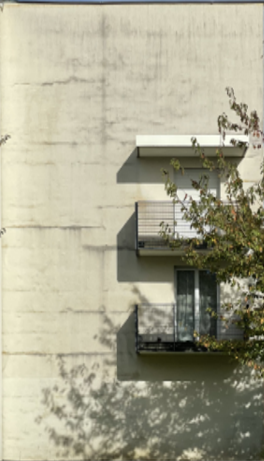
#> input picture Chunyu/无人机任务优化/target.png, 264 x 461 px, found by its file name
$ python test.py
#> lines starting #> are read from the running program, lines starting #| are printed output that depends on the picture
### Projet_chunyu/无人机任务优化/extraction.py
# grid_selection.py
import matplotlib.pyplot as plt
import matplotlib.patches as patches
import numpy as np
from PIL import Image

def select_grid_areas(image_path, M, N):
    """
    Select grid areas using mouse clicks and keyboard inputs.

    Parameters:
    - image_path (str): Path to the image file
    - M (int): Number of rows to divide the image into
    - N (int): Number of columns to divide the image into

    Returns:
    - (list, list, list): Returns lists of obstacle locations, charging stations, scan areas, and free flight zones
    """
#> called with image_path = 'D:\\Python程序\\无人机任务优化\\target.png', M = 4, N = 9
    # Load the image
    image = Image.open(image_path)
#> image is the input picture: PIL image 264x461 RGBA; mean R, G, B, A 169.1, 166.3, 144, 255

    # Initialize sets for different areas
    C = [(i, j) for i in range(M) for j in range(N)]  # Set of all grid points
    Obstacles = []  # Obstacle positions
    C_stations = []  # Charging station positions
    S = []  # Scan area positions
    F = C[:]  # Free flight zones (initially all points, updated later based on obstacles)

    # Global variable to track the current selection type: 1=Obstacle, 2=Charging Station, 3=Scan Area
    current_selection = 1  # Default is Obstacle

    # Create figure and axes for the image display
    fig, ax = plt.subplots()

    # [44 lines left out: function on_click, not called in this run]

    def draw_grid():
        """Draw the image and grid with the current selections."""
        ax.clear()  # Clear the previous image
        ax.imshow(image)  # Display the image

        # Draw M rows and N columns grid
        grid_width = image.width / M
#> grid_width = 66
        grid_height = image.height / N
#> grid_height = 51.22
        for i in range(M):
            for j in range(N):
                rect = patches.Rectangle((j * grid_width, i * grid_height), grid_width, grid_height, linewidth=1, edgecolor='black', facecolor='none')
                ax.add_patch(rect)

        # Draw free flight zones
        for (col, row) in F:
            rect = patches.Rectangle((col * grid_width, (N - row - 1) * grid_height), grid_width, grid_height, linewidth=2, edgecolor='green', facecolor='green', alpha=0.5)
            ax.add_patch(rect)

        # Draw obstacles
        for (col, row) in Obstacles:
            rect = patches.Rectangle((col * grid_width, (N - row - 1) * grid_height), grid_width, grid_height, linewidth=2, edgecolor='red', facecolor='red', alpha=0.5)
            ax.add_patch(rect)

        # Draw charging stations
        for (col, row) in C_stations:
            rect = patches.Rectangle((col * grid_width, (N - row - 1) * grid_height), grid_width, grid_height, linewidth=2, edgecolor='blue', facecolor='blue', alpha=0.5)
            ax.add_patch(rect)

        # Draw scan areas with a capital 'S' in the center of each grid cell
        for (col, row) in S:
            ax.text(col * grid_width + grid_width / 2, (N - row - 1) * grid_height + grid_height / 2, 'S',
                    color='white', fontsize=20, ha='center', va='center', fontweight='bold')

        plt.draw()  # Use draw instead of show to refresh the image

    # [21 lines left out: function on_key, not called in this run]

    # Draw the initial image and grid
    draw_grid()

    # Connect mouse click and keyboard events to their respective handlers
    fig.canvas.mpl_connect('button_press_event', on_click)
    fig.canvas.mpl_connect('key_press_event', on_key)

    # Display the image and wait for user interaction
    plt.show()
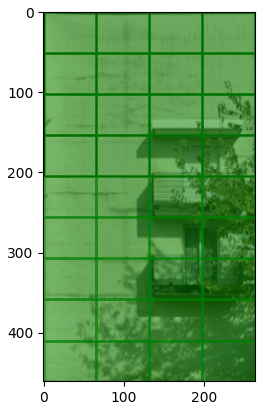
#> figure drawn by matplotlib, 1 panel

    # Return the lists of obstacle positions, charging stations, scan areas, and free flight zones
    return C_stations, S, F

### Projet_chunyu/无人机任务优化/mathematical_model.py
from gurobipy import Model, GRB, quicksum
import numpy as np

from extraction import select_grid_areas
from visualization import visualize_solution

# 将实际参数转化为模型参数
def build_model(wall_width, wall_height, camera_parameter, wall_distance, drone_speed, e_profiling, image_path):

    photo_width, photo_height = camera_parameter[0] * wall_distance, camera_parameter[1] * wall_distance
    M, N = (np.ceil(wall_width / photo_width)).astype(int), (np.ceil(wall_height / photo_height)).astype(int)
    C_stations, S, F = select_grid_areas(image_path, M, N)

    # energy and time consumption for each movement
    e_movement = {}
    t_movement = {}
    for (i, j) in F:
        e_movement[(i, j, i, j)] = 0
        t_movement[(i, j, i, j)] = 0
        # Right movement
        if (i + 1, j) in F:
            e_movement[(i, j, i + 1, j)], t_movement[(i, j, i + 1, j)] = photo_width * e_profiling[5], photo_width / drone_speed
        # Left movement
        if (i - 1, j) in F:
            e_movement[(i, j, i - 1, j)], t_movement[(i, j, i - 1, j)] = photo_width * e_profiling[6], photo_width / drone_speed
        # Up movement
        if (i, j + 1) in F:
            e_movement[(i, j, i, j + 1)], t_movement[(i, j, i, j + 1)] = photo_height * e_profiling[3], photo_height / drone_speed
        # Down movement
        if (i, j - 1) in F:
            e_movement[(i, j, i, j - 1)], t_movement[(i, j, i, j - 1)] = photo_height * e_profiling[4], photo_height / drone_speed

    return M, N, F, S, C_stations, e_movement, t_movement

def solve_model(K, M, N, F, S, C_stations, e_movement, t_movement, pos_initial, pos_end, E_max, e_profiling, t_scan, t_charge, t_takeoff_landing, c_time, c_charge):

    # Problem Parameters
    i_initial, j_initial = pos_initial[0], pos_initial[1]
    i_end, j_end = pos_end[0], pos_end[1]
    E_scan = t_scan * e_profiling[1]

    # Initialize the MILP model
    model = Model("UAV_Path_Planning_Hierarchical")

    # Define Variables
    p = model.addVars([(i, j, k) for (i, j) in F for k in range(K)], vtype=GRB.BINARY, name="p")
    x = model.addVars([(k, i, j, m, n) for k in range(K-1) for (i, j) in F for (m, n) in F if abs(i - m) + abs(j - n) <= 1], vtype=GRB.BINARY, name="x")
    y = model.addVars([(i, j, k) for (i, j) in S for k in range(K)], vtype=GRB.BINARY, name="y")
    y_charge = model.addVars(K, vtype=GRB.BINARY, name="y_charge")
    e = model.addVars(K, vtype=GRB.CONTINUOUS, name="e")
    u = model.addVars(K, vtype=GRB.CONTINUOUS, name="u")
    w = model.addVars(K, vtype=GRB.CONTINUOUS, name="w")

    # Initial Constraints
    model.addConstr(e[0] == E_max - e_profiling[2], "InitialBattery")
    model.addConstr(p[i_initial, j_initial, 0] == 1, "InitialPosition")
    model.addConstr(p[i_end, j_end, K-1] == 1, "EndPosition")

    # Path Continuity Constraints
    for k in range(K - 1):
        for (i, j) in F:
            model.addConstr(quicksum(x[(k, i, j, m, n)] for (m, n) in F if abs(i - m) + abs(j - n) <= 1) == p[i, j, k], f"PathCont_{k}_{i}_{j}")

    for k in range(K):
        model.addConstr(quicksum(p[i, j, k] for (i, j) in F) <= 1, f"PositionCont_{k}")

    # Movement Relationship Constraints
    for k in range(K - 1):
        for (i, j) in F:
            for (m, n) in F:
                if abs(i - m) + abs(j - n) <= 1:
                    model.addConstr(p[m, n, k + 1] >= x[(k, i, j, m, n)], f"MoveRel_{k}_{i}_{j}_{m}_{n}")

    # Scanning Constraints
    for (i, j) in S:
        model.addConstr(quicksum(y[i, j, k] for k in range(K)) == 1, f"ScanOnce_{i}_{j}")

    for k in range(K):
        for (i, j) in S:
            model.addConstr(y[i, j, k] <= p[i, j, k], f"ScanPresence_{k}_{i}_{j}")

    # Battery Dynamics Constraints
    for k in range(K - 1):
        model.addConstr(
            e[k + 1] == e[k] + u[k] - quicksum(e_movement[(i, j, m, n)] * x[(k, i, j, m, n)] for (i, j) in F for (m, n) in F if abs(i - m) + abs(j - n) == 1) - E_scan * quicksum(y[i, j, k] for (i, j) in S),
            f"EnergyDynamics_{k}"
        )

    # Energy Recharge Constraints
    for k in range(K):
        model.addConstr(w[k] <= e[k], f"w_ub1_{k}")
        model.addConstr(w[k] >= e[k] - E_max * (1 - y_charge[k]), f"w_lb1_{k}")
        model.addConstr(w[k] <= y_charge[k] * E_max, f"w_ub2_{k}")
        model.addConstr(w[k] >= 0, f"w_lb2_{k}")
        model.addConstr(u[k] == E_max * y_charge[k] - w[k], f"RechargeAmount_{k}")

    # Charging Station Constraints
    for k in range(K):
        model.addConstr(y_charge[k] <= quicksum(p[i, j, k] for (i, j) in C_stations), f"ChargeAtStation_{k}")

    # Define Objective Functions for Hierarchical Optimization
    total_cost = quicksum(
        c_time * (quicksum(t_movement[(i, j, m, n)] * x[(k, i, j, m, n)] for (i, j) in F for (m, n) in F if abs(i - m) + abs(j - n) == 1) + t_scan * quicksum(y[i, j, k] for (i, j) in S) + u[k] * t_charge / E_max)
        + c_charge * y_charge[k]
        for k in range(K-1)
    )
    total_time = quicksum(
        quicksum(t_movement[(i, j, m, n)] * x[(k, i, j, m, n)] for (i, j) in F for (m, n) in F if abs(i - m) + abs(j - n) == 1) + t_scan * quicksum(y[i, j, k] for (i, j) in S) + u[k] * t_charge / E_max +(y_charge[k] + 1)*t_takeoff_landing
        for k in range(K-1)
    )
    total_energy = e[0] - e[K-1] + quicksum(u[k] for k in range(K-1))

    # Set Hierarchical Objectives with Priorities
    model.setObjectiveN(total_time, index=0, priority=5, name='MinimizeTotalTime')
    model.setObjectiveN(total_energy, index=1, priority=1, name='MinimizeTotalEnergy')
    model.setObjectiveN(total_cost, index=2, priority=10, name='MinimizeTotalCost')

    # Optimize the model
    model.optimize()

    # Check if an optimal solution is found
    if model.status == GRB.OPTIMAL:
        print("Optimal solution found with hierarchical optimization!")
        visualize_solution(p, y, y_charge, M, N, K, S, F, C_stations)
    else:
        print("No feasible solution found.")

### Chunyu/无人机任务优化/test.py
from mathematical_model import build_model, solve_model

pos_initial, pos_end= [0, 0], [3, 0]

e_profiling = [0.0287, 0.118, 0.0482, 1.44, 1.23, 0.375, 0.375]
E_max = 100 - e_profiling[2]

t_scan = 2
t_charge = 1.5*60*60
t_takeoff_landing = 9.248

drone_life, drone_cost = 40*60*60, 115
battery_life, battery_cost = 250, 30

image_path = "D:\Python程序\无人机任务优化\\target.png"
wall_width, wall_height= 7, 12.19
camera_parameter = [1, 0.75]
wall_distance = 2
drone_speed = 0.4
K = 30
c_time, c_charge = drone_cost / drone_life, battery_cost / battery_life
M, N, F, S, C_stations, e_movement, t_movement = build_model(wall_width, wall_height, camera_parameter, wall_distance, drone_speed, e_profiling, image_path)
solve_model(K, M, N, F, S, C_stations, e_movement, t_movement, pos_initial, pos_end, E_max, e_profiling, t_scan, t_charge, t_takeoff_landing, c_time, c_charge)
#> (the call stopped at in solve_model, `model = Model("UAV_Path_Planning_Hierarchical")`: gurobipy is not available in this run)
